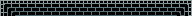

A level layout from a 2D game, rendered from its tile map. Below: a short description, then the map file with its tile-grid data intact:
An orthogonal 12x1 tile map with 16x16 px tiles, 1 tile layer (walls).

<map version="1.4" tiledversion="1.4.1" orientation="orthogonal" renderorder="right-down" width="12" height="1" tilewidth="16" tileheight="16" infinite="0" nextlayerid="2" nextobjectid="1">
 <tileset firstgid="1" name="tiles" tilewidth="16" tileheight="16" tilecount="25" columns="5">
  <image source="../../images/tilesets/tiles.png" width="80" height="80" />
 </tileset>
 <layer id="1" name="walls" width="12" height="1">
  <data encoding="csv">
4,12,12,12,12,12,12,12,12,12,12,5
</data>
 </layer>
</map>